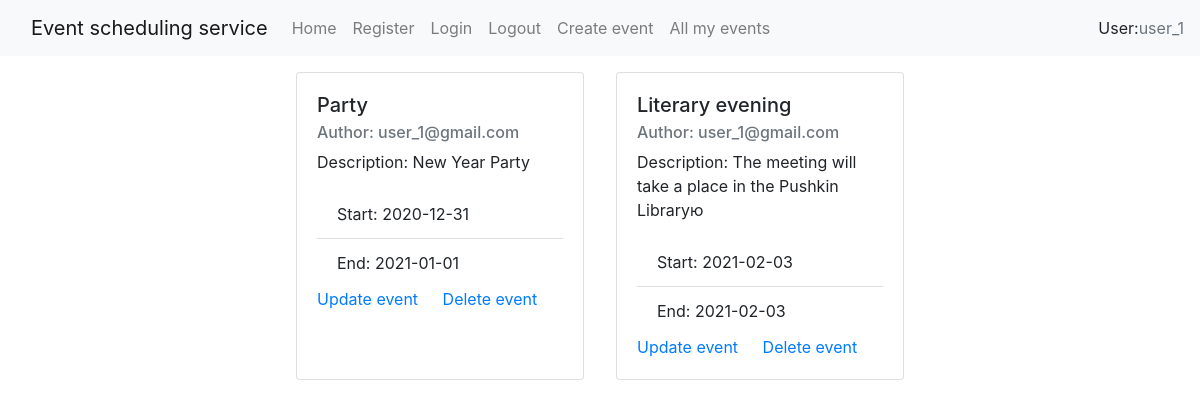
/all_my_events (signed in), run on the app's committed database.
### app/models.py (models this page shows, shortened)
class User(db.Model):
    __tablename__ = 'user'
    username = db.Column(db.String(64), index=True, unique=True)
    email = db.Column(db.String(120), index=True, unique=True, primary_key=True)
    password_hash = db.Column(db.String(128))
    events = db.relationship('Event', backref='author', lazy='dynamic', primaryjoin="User.email == Event.author_email")

class Event(db.Model):
    __tablename__ = 'event'
    id = db.Column(db.Integer, primary_key=True)
    title = db.Column(db.String(100))
    body = db.Column(db.Text)
    start_date = db.Column(db.Date)
    end_date = db.Column(db.Date)
    author_email = db.Column(db.String(120), db.ForeignKey('user.email'))

### app/routes.py (the view)
@app.route('/all_my_events',  methods=['GET', 'POST'])
@login_required
def all_my_events():
    events = Event.query.filter_by(author_email=current_user.email)
    return render_template('all_my_events.html', events=events)

### app/models.py (called while the page is built)
@login_manager.user_loader
def load_user(email):
    return User.query.filter_by(email=email).first()

### app/templates/all_my_events.html
{% extends "base.html" %}
{% block content %}
 <div class="d-flex justify-content-center flex-wrap">
        {% for event in events %}
            <div class="card m-3" style="width: 18rem;">
                <div class="card-body">
                    <h5 class="card-title">{{ event.title }}</h5>
                    <h6 class="card-subtitle mb-2 text-muted">Author: {{ event.author_email }}</h6>
                    <p class="card-text">Description: {{ event.body }}</p>
                    <ul class="list-group list-group-flush">
                        <li class="list-group-item">Start: {{ event.start_date }}</li>
                        <li class="list-group-item">End: {{ event.end_date }}</li>
                    </ul>
                    <a href="{{ url_for('update_event', id=event.id) }}" class="card-link">Update event</a>
                    <a href="{{ url_for('delete_event', id=event.id) }}" class="card-link">Delete event</a>
                </div>
            </div>
        {% endfor %}
        </div>
{% endblock %}

### app/templates/base.html (shortened to what this page needs)
<!DOCTYPE html>
<html lang="en">
<head>
    <link rel="stylesheet" href="https://cdn.jsdelivr.net/npm/bootstrap@4.5.3/dist/css/bootstrap.min.css">
</head>
<body>
    <nav class="navbar navbar-expand-lg navbar-light bg-light">
        <a class="navbar-brand" href="#" style="padding-left: 15px;">Event scheduling service</a>
         <div class="collapse navbar-collapse" id="navbarSupportedContent">
             <ul class="navbar-nav mr-auto">
                 <li class="nav-item">
                     <a class="nav-link" href="/">Home</a>
                 </li>
                 <li class="nav-item">
                     <a class="nav-link" href="/register">Register</a>
                 </li>
                 <li class="nav-item">
                     <a class="nav-link" href="/login">Login</a>
                 </li>
                 <li class="nav-item">
                     <a class="nav-link" href="/logout">Logout</a>
                 </li>
                 {% if current_user.is_authenticated %}
                 <li class="nav-item">
                     <a class="nav-link" href="/event/create">Create event</a>
                 </li>
                 <li class="nav-item">
                     <a class="nav-link" href="/all_my_events">All my events</a>
                 </li>
                 {% endif %}
             </ul>
             {% if current_user.is_authenticated %}
                 User: <div class="text-muted">  {{ current_user.username }}</div>
             {% endif %}
         </div>
    </nav>
    {% block content %}
    {% endblock %}
</body>
</html>

### data on the page
User: username "user_1"
Event: title "Party", author_email "user_1@gmail.com", body "New Year Party", start_date "2020-12-31", end_date "2021-01-01"
Event: title "Literary evening", author_email "user_1@gmail.com", body "The meeting will take a place in the Pushkin Libraryю", start_date "2021-02-03", end_date "2021-02-03"
